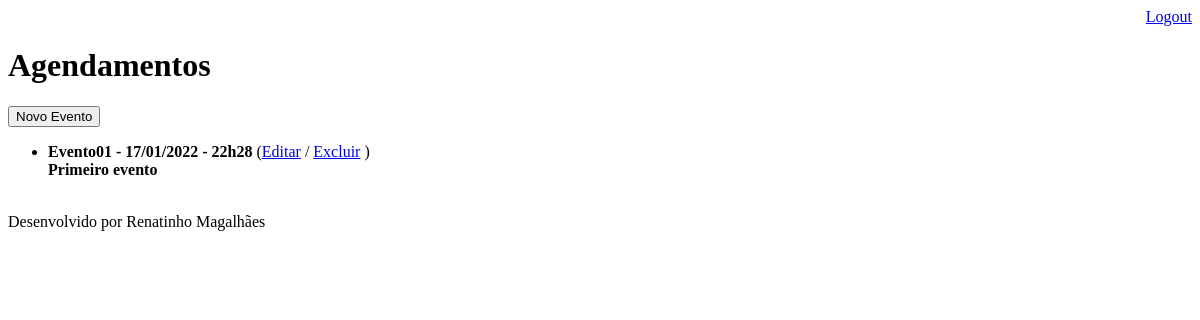
Page /agenda/ (signed in) on the earlier database version.
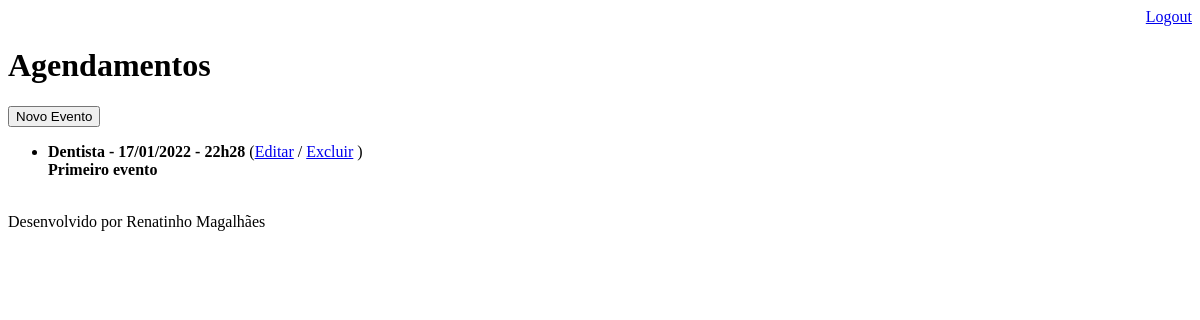
Same page on the later database version.
### core/models.py (models this page shows, shortened)
class Evento(models.Model):
    titulo = models.CharField(max_length=100)
    descricao = models.TextField(blank=True, null=True)
    data_evento = models.DateTimeField(verbose_name='Data do Evento')
    data_criacao = models.DateTimeField(auto_now=True,verbose_name='Data de Criação')
    usuario = models.ForeignKey(User, on_delete=models.CASCADE)
    local = models.CharField(max_length=100, blank=True, null=True)
    class Meta:
        db_table = 'events'
    def get_data_evento(self):
        return self.data_evento.strftime('%d/%m/%Y - %Hh%M')

### core/views.py (the view)
# urls.py: path('agenda/', views.lista_eventos),
@login_required(login_url='/login/')
def lista_eventos(request):
    usuario = request.user
    evento = Evento.objects.filter(usuario=usuario)
    dados = { 'eventos': evento }
    return render(request, 'agenda.html', dados)

### templates/agenda.html
{% extends "model_page.html" %}
{% block content %}
    <h1>Agendamentos</h1>
    <a href="evento/">
        <button type="button">Novo Evento</button>
    </a>
    <ul>
        {% for evento in eventos %}
            <li>
                <b>{{ evento.titulo }} - {{ evento.get_data_evento }} </b>
                (<a href="evento/?id={{ evento.id }}">Editar</a>
                / <a href="evento/delete/{{ evento.id }}">Excluir</a> )
                <br>
                <b>{{ evento.descricao }}</b>
                <br>
                <br>
            </li>
        {% endfor %}
    </ul>
{% endblock %}

Differences in the rows shown:
changed Evento "Primeiro evento": titulo "Evento01" → "Dentista"
